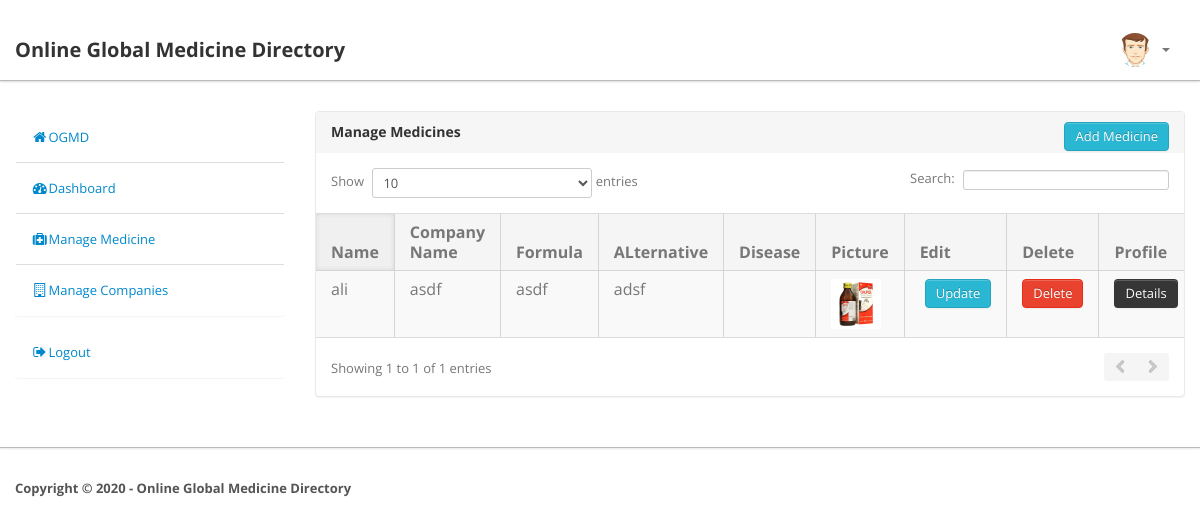
Page /manage_medicine.php (signed in) on the committed database.
### tables this page shows
CREATE TABLE `users` (
  `user_id` int(11) NOT NULL,
  `user_type` varchar(30) NOT NULL,
  `firstname` varchar(100) NOT NULL,
  `lastname` varchar(100) NOT NULL,
  `useremail` varchar(100) NOT NULL,
  `userpassword` varchar(100) NOT NULL,
  `gender` varchar(50) NOT NULL,
  `userimage` varchar(300) NOT NULL
);

CREATE TABLE `medicine` (
  `med_id` int(11) NOT NULL,
  `user_id` int(11) NOT NULL,
  `name` varchar(300) NOT NULL,
  `company_name` varchar(300) NOT NULL,
  `formula` varchar(300) NOT NULL,
  `disease` varchar(300) NOT NULL,
  `alternative` varchar(300) NOT NULL,
  `side_effects` varchar(300) NOT NULL,
  `usage_details` varchar(300) NOT NULL,
  `precautions` varchar(300) NOT NULL,
  `med_image` varchar(300) NOT NULL
);

### manage_medicine.php (the view, shortened to what this page needs)
﻿<!DOCTYPE html>
<html lang="en">
    <head>
    <head>
        <link type="text/css" href="bootstrap/css/bootstrap.min.css" rel="stylesheet">
        <link type="text/css" href="bootstrap/css/bootstrap-responsive.min.css" rel="stylesheet">
        <link type="text/css" href="css/theme.css" rel="stylesheet">
        <link type="text/css" href="images/icons/css/font-awesome.css" rel="stylesheet">
    </head>
    <body>
        <?php
        require 'php/navbar.php';
        ?>
        <div class="wrapper">
            <div class="container">
                <div class="row">
                    <div class="span3">
                        <div class="sidebar">
                            <?php
                            require 'php/sidebar.php';
                            ?>
                        </div>
                    </div>
                    <div class="span9">
                        <div class="module">
                            <div class="module-head">
                                <h3>Manage Medicines <a class="btn btn-info btn-md pull-right" href="add_medicine.php">Add Medicine</a></h3>
                            </div>
                            <div class="module-body table">
                                <table cellpadding="0" cellspacing="0" border="0" class="datatable-1 table table-bordered table-striped	 display" width="100%">
                                    <thead>
                                        <tr>
                                            <th>Name</th>
                                            <th>Company Name</th>
                                            <th>Formula</th>
                                            <th>ALternative</th>
                                            <th>Disease</th>
                                            <th>Picture</th>
                                            <th>Edit</th>
                                            <th>Delete</th>
                                            <th>Profile</th>
                                        </tr>
                                    </thead>
                                    <tbody>
                                        <?php
                                        include "php/conn.php";
                                        $umid = $_SESSION['userId'];
                                        if ($_SESSION['userType'] == 1) {
                                            $q = "SELECT * FROM `medicine`";
                                            $query = mysqli_query($conn, $q);
                                        } else {
                                            $q = "SELECT * FROM `medicine` WHERE `user_id` = '$umid'";
                                            $query = mysqli_query($conn, $q);
                                        }
                                        while ($result = (mysqli_fetch_array($query))) {
                                            ?>
                                            <tr>
                                                <td><?php echo $result['name']; ?></td>
                                                <td><?php echo $result['company_name']; ?></td>
                                                <td><?php echo $result['formula']; ?></td>
                                                <td><?php echo $result['alternative']; ?></td>
                                                <td><?php echo $result['disease']; ?></td>
                                                <td><img src="uploads/<?php echo $result['med_image']; ?>" height="50px" width="50px"></td>
                                                <td>
                                                    <form method="POST" action="edit_medicine.php">
                                                        <input type="submit" id="medicine_update" name="medicine_update" value="Update" class="btn btn-info"/>
                                                    </form>
                                                </td>
                                                <td><a href="php/del_medicine.php?id=<?php echo $result['med_id']; ?>"><button type="button" class="btn btn-danger">Delete</button></a></td>
                                                <td class="center"><a href="medicine_details.php?id=<?php echo $result['med_id']; ?>"><button class="btn btn-inverse">Details</button></a></td>
                                            <?php } ?>
                                        </tr>
                                    </tbody>
                                </table>
                            </div>
                        </div>
                    </div>
                </div>
            </div>
        </div>
        <div class="footer">
            <div class="container">
                <b class="copyright"> Copyright &copy; 2020 - Online Global Medicine Directory</b>
            </div>
        </div>
    </body>
</html>

### php/navbar.php (shortened to what this page needs)
<!DOCTYPE html>
<html>
    <head>
        <link type="text/css" href="bootstrap/css/bootstrap.min.css" rel="stylesheet">
        <link type="text/css" href="bootstrap/css/bootstrap-responsive.min.css" rel="stylesheet">
        <link type="text/css" href="css/theme.css" rel="stylesheet">
        <link type="text/css" href="images/icons/css/font-awesome.css" rel="stylesheet">
    </head>
    <body>
        <?php
        include 'conn.php';
        $nav = "SELECT * FROM `users`";
        $query_nav = mysqli_query($conn, $nav);
        $result_nav = mysqli_fetch_array($query_nav);
        ?>
        <div class="navbar navbar-fixed-top">
            <div class="navbar-inner">
                <div class="container">
                        <a class="brand" href="index.php">Online Global Medicine Directory</a>
                    <div class="nav-collapse collapse navbar-inverse-collapse">
                        <ul class="nav pull-right">
                            <?php
                            if (isset($_SESSION['loggedin'])) {
                                if ($_SESSION['loggedin'] == true) {
                                    ?>
                                    <li class="nav-user dropdown"><a href="#" class="dropdown-toggle" data-toggle="dropdown">
                                            <img src="uploads/<?php echo $result_nav['userimage']; ?>" class="nav-avatar" />
                                            <b class="caret"></b></a>
                                    </li>
                                <?php } ?>
                            <?php } else { ?>
                                <li><a href="login.php">Login</a></li>
                                <li><a href="signup.php">Sing Up</a></li>
                            <?php } ?>
                        </ul>
                    </div>
                </div>
            </div>
        </div>
    </body>
</html>

### rows in the picture
users: userimage (picture)
medicine: name "ali", company_name "asdf", formula "asdf", alternative "adsf", med_image (picture)
